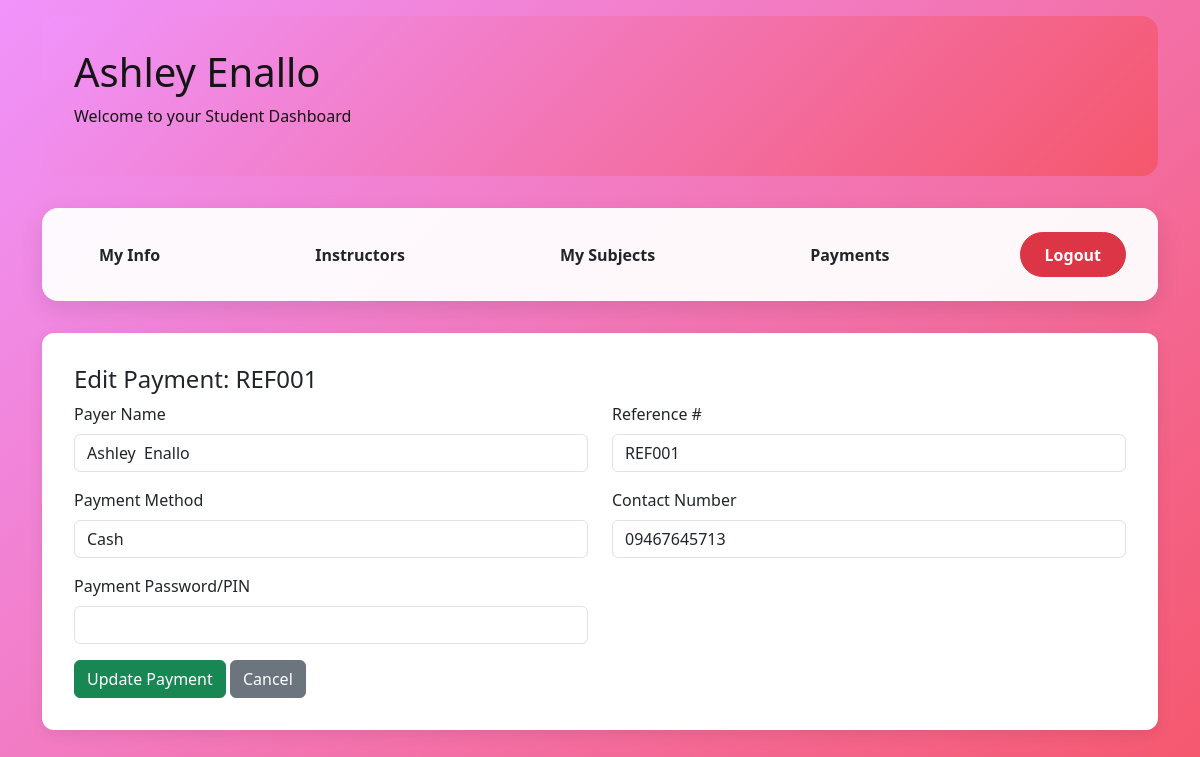
Screenshot of /student/payment/edit/1/ (signed in) with the database file from the repository.
### onlineenrollment/models.py (models this page shows, shortened)
class Student(models.Model):
  user       = models.OneToOneField(User, on_delete=models.CASCADE)
  student_id = models.CharField(max_length=20, unique=True)
  age        = models.PositiveSmallIntegerField()
  gender     = models.CharField(max_length=10)
  address    = models.TextField()

class Payment(models.Model):
  student = models.ForeignKey(Student, on_delete=models.CASCADE, related_name='payments')
  name           = models.CharField(max_length=100)  # payer name
  contact_no     = models.CharField(max_length=20)
  password       = models.CharField(max_length=100)  # gateway pin/hash
  reference      = models.CharField(max_length=50, unique=True)
  method_payment = models.CharField(max_length=50)

### onlineenrollment/views.py (the view)
# urls.py: path('student/payment/edit/<int:payment_id>/', views.payment_edit, name='payment_edit'),
@login_required
def payment_edit(request, payment_id):
    student = get_object_or_404(Student, user=request.user)
    payment = get_object_or_404(Payment, id=payment_id, student=student)
    if request.method == 'POST':
        form = PaymentEditForm(request.POST, instance=payment, instance_id=payment.id)
        if form.is_valid():
            form.save()
            messages.success(request, "Payment updated successfully!")
            return redirect('student_payment')
    else:
        form = PaymentEditForm(instance=payment, instance_id=payment.id)
    context = {'student': student, 'form': form, 'payment': payment}
    return render(request, 'core/payment_edit.html', context)

### onlineenrollment/forms.py (shortened to what this page needs)
class PaymentEditForm(forms.ModelForm):
    class Meta:
        model = Payment
        fields = ['name', 'reference', 'method_payment', 'contact_no', 'password']
        widgets = {
            'name': forms.TextInput(attrs={'class': 'form-control', 'required': True}),
            'reference': forms.TextInput(attrs={'class': 'form-control', 'required': True}),
            'method_payment': forms.Select(
                attrs={'class': 'form-control', 'required': True},
                choices=[
                    ('Cash', 'Cash'),
                    ('Bank Transfer', 'Bank Transfer'),
                    ('Online Payment', 'Online Payment'),
                    ('Check', 'Check'),
                ]
            ),
            'contact_no': forms.TextInput(attrs={'class': 'form-control', 'required': True}),
            'password': forms.PasswordInput(attrs={'class': 'form-control', 'required': True}),
        }
    def __init__(self, *args, **kwargs):
        self.instance_id = kwargs.pop('instance_id', None)
        super().__init__(*args, **kwargs)

### onlineenrollment/templates/core/payment_edit.html (shortened to what this page needs)
{% extends 'base.html' %}
{% block content %}
<div class="content-card">
    <h4>Edit Payment: {{ payment.reference }}</h4>
    <form method="post">
        <div class="row">
            <div class="col-md-6 mb-3">
                <label class="form-label">Payer Name</label>
                {{ form.name }}
            </div>
            <div class="col-md-6 mb-3">
                <label class="form-label">Reference #</label>
                {{ form.reference }}
            </div>
        </div>
        <div class="row">
            <div class="col-md-6 mb-3">
                <label class="form-label">Payment Method</label>
                {{ form.method_payment }}
            </div>
            <div class="col-md-6 mb-3">
                <label class="form-label">Contact Number</label>
                {{ form.contact_no }}
            </div>
        </div>
        <div class="row">
            <div class="col-md-6 mb-3">
                <label class="form-label">Payment Password/PIN</label>
                {{ form.password }}
            </div>
        </div>
        <button type="submit" class="btn btn-success">Update Payment</button>
        <a href="{% url 'student_payment' %}" class="btn btn-secondary">Cancel</a>
    </form>
</div>
{% endblock %}

### onlineenrollment/templates/base.html (shortened to what this page needs)
<!DOCTYPE html>
<html lang="en">
<head>
    <link href="https://cdn.jsdelivr.net/npm/bootstrap@5.3.2/dist/css/bootstrap.min.css" rel="stylesheet">
</head>
<body>
    <div class="container">
        <div class="dashboard-header">
            <h1>{{ student.user.first_name }} {{ student.user.last_name }}</h1>
            <p>Welcome to your Student Dashboard</p>
        </div>
        <div class="navbar text-center">
            <a href="{% url 'student_dashboard' %}" class="btn nav-btn {% if request.resolver_match.url_name == 'student_dashboard' %}active-nav{% endif %}">My Info</a>
            <a href="{% url 'instructor_list' %}" class="btn nav-btn {% if request.resolver_match.url_name == 'instructor_list' %}active-nav{% endif %}">Instructors</a>
            <a href="{% url 'student_subjects' %}" class="btn nav-btn {% if request.resolver_match.url_name == 'student_subjects' %}active-nav{% endif %}">My Subjects</a>
            <a href="{% url 'student_payment' %}" class="btn nav-btn {% if request.resolver_match.url_name == 'student_payment' %}active-nav{% endif %}">Payments</a>
            <form method="post" action="{% url 'logout' %}" style="display: inline;">
                <button type="submit" class="btn btn-danger nav-btn">Logout</button>
            </form>
        </div>
        {% block content %}{% endblock %}
    </div>
</body>
</html>

### onlineenrollment/templates/base.html (style rules this page uses)
body { background: linear-gradient(135deg, #f093fb 0%, #f5576c 100%); font-family: "Segoe UI", sans-serif; min-height: 100vh; padding: 1rem; }
.navbar { background: rgba(255, 255, 255, 0.95); border-radius: 16px; margin-bottom: 2rem; padding: 1.5rem; box-shadow: 0 8px 25px rgba(0, 0, 0, 0.1); }
.nav-btn { margin: 0 0.5rem; border-radius: 50px; font-weight: 600; padding: 0.6rem 1.5rem; }
.content-card { background: #fff; border-radius: 12px; box-shadow: 0 4px 15px rgba(0, 0, 0, 0.08); padding: 2rem; margin-bottom: 2rem; }
.dashboard-header { background: linear-gradient(135deg, #f093fb 0%, #f5576c 100%); color: #151515; padding: 2rem; border-radius: 16px; margin-bottom: 2rem; }

### rows the page displays
Student: user.first_name "Ashley", user.last_name "Enallo"
Payment: reference "REF001", name "Ashley Enallo", method_payment "Cash", contact_no "09467645713"
